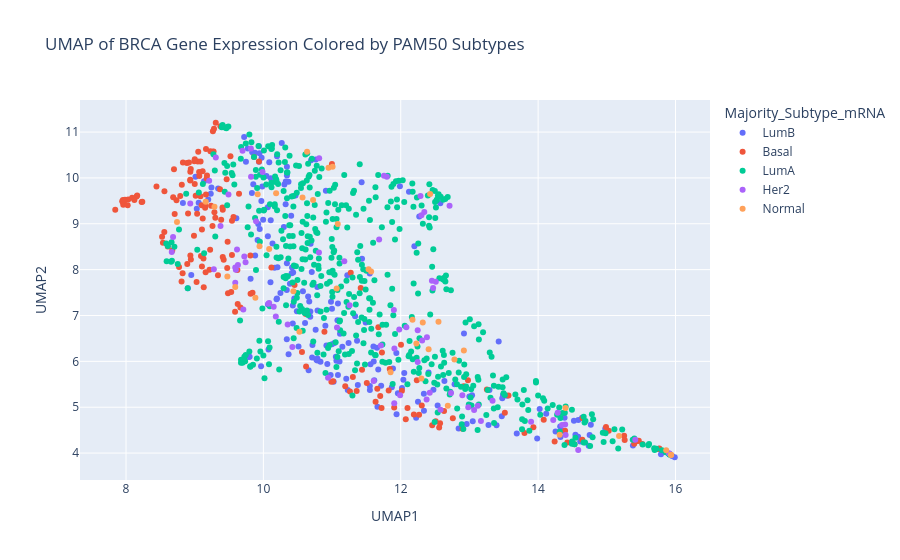

Here is the notebook cell this chart was saved with:
### Markdown cell above
## Plotting UMAP of all genes

### Code cell
# create a UMAP using plotly by utilizing column Majority_Subtype_mRNA for coloring
reducer = umap.UMAP(random_state=42)
embedding = reducer.fit_transform(brca_df.drop(columns=['Patient_ID', 'Majority_Subtype_mRNA']))
brca_df['UMAP1'] = embedding[:, 0]
brca_df['UMAP2'] = embedding[:, 1]
fig = px.scatter(brca_df, x='UMAP1', y='UMAP2', color='Majority_Subtype_mRNA',
                 title='UMAP of BRCA Gene Expression Colored by PAM50 Subtypes')
fig.show()

### Figure 1 — Plotly figure (JSON) as saved in the notebook; plotly's stock layout.template omitted (floating-point values rounded to 4 significant figures; data arrays with more than 128 entries replaced by an {"elided": "..."} marker saying what was removed)
{"data": [{"hovertemplate": "Majority_Subtype_mRNA=LumB<br>UMAP1=%{x}<br>UMAP2=%{y}<extra></extra>", "legendgroup": "LumB", "marker": {"color": "#636efa", "symbol": "circle"}, "mode": "markers", "name": "LumB", "orientation": "v", "showlegend": true, "type": "scatter", "x": {"elided": "195 float values"}, "xaxis": "x", "y": {"elided": "195 float values"}, "yaxis": "y"}, {"hovertemplate": "Majority_Subtype_mRNA=Basal<br>UMAP1=%{x}<br>UMAP2=%{y}<extra></extra>", "legendgroup": "Basal", "marker": {"color": "#EF553B", "symbol": "circle"}, "mode": "markers", "name": "Basal", "orientation": "v", "showlegend": true, "type": "scatter", "x": {"elided": "175 float values"}, "xaxis": "x", "y": {"elided": "175 float values"}, "yaxis": "y"}, {"hovertemplate": "Majority_Subtype_mRNA=LumA<br>UMAP1=%{x}<br>UMAP2=%{y}<extra></extra>", "legendgroup": "LumA", "marker": {"color": "#00cc96", "symbol": "circle"}, "mode": "markers", "name": "LumA", "orientation": "v", "showlegend": true, "type": "scatter", "x": {"elided": "514 float values"}, "xaxis": "x", "y": {"elided": "514 float values"}, "yaxis": "y"}, {"hovertemplate": "Majority_Subtype_mRNA=Her2<br>UMAP1=%{x}<br>UMAP2=%{y}<extra></extra>", "legendgroup": "Her2", "marker": {"color": "#ab63fa", "symbol": "circle"}, "mode": "markers", "name": "Her2", "orientation": "v", "showlegend": true, "type": "scatter", "x": [12.42, 12.9, 12.08, 13.07, 12.51, 13.9, 9.723, 11.91, 12.31, 8.935, 11.99, 9.818, 14.39, 12.3, 12.45, 10.18, 10.94, 13.17, 11.61, 9.82, 8.666, 10.08, 8.685, 9.599, 10.35, 11.91, 12.34, 12.25, 12.38, 11.76, 11.9, 10.15, 9.211, 13.34, 9.591, 11.18, 14.4, 9.697, 10.07, 9.741, 12.98, 15.41, 9.616, 13.12, 10.42, 9.988, 11.8, 9.708, 9.591, 11.69, 9.894, 14.35, 12.25, 12.73, 12.29, 12.71, 9.279, 12.47, 10.81, 9.376, 9.307, 11.26, 14.22, 11.71, 14.29, 9.492, 10.81, 12.58, 9.629, 11.07, 12.38, 15.91, 14.58, 11.98], "xaxis": "x", "y": [5.317, 5.262, 6.746, 4.941, 7.738, 4.684, 8.286, 5.088, 6.454, 9.444, 5.26, 10.64, 4.622, 9.187, 7.76, 6.977, 5.64, 4.697, 5.574, 10.03, 8.385, 7.272, 8.713, 8.0, 6.801, 6.278, 9.254, 6.68, 5.169, 10.05, 7.119, 7.188, 9.94, 5.14, 7.715, 8.182, 4.395, 10.59, 7.257, 8.161, 5.001, 4.29, 8.441, 5.03, 6.315, 10.13, 10.03, 7.131, 8.046, 8.658, 9.052, 4.613, 5.987, 5.312, 9.608, 9.395, 8.008, 7.601, 10.43, 8.951, 10.45, 7.221, 4.719, 6.345, 4.877, 9.636, 8.376, 4.945, 8.099, 6.736, 6.527, 3.995, 4.069, 6.692], "yaxis": "y"}, {"hovertemplate": "Majority_Subtype_mRNA=Normal<br>UMAP1=%{x}<br>UMAP2=%{y}<extra></extra>", "legendgroup": "Normal", "marker": {"color": "#FFA15A", "symbol": "circle"}, "mode": "markers", "name": "Normal", "orientation": "v", "showlegend": true, "type": "scatter", "x": [10.64, 11.57, 10.52, 12.69, 11.08, 10.44, 12.3, 8.742, 12.43, 15.94, 15.93, 11.53, 10.95, 15.86, 9.884, 9.475, 11.07, 12.23, 9.288, 12.78, 15.18, 14.31, 9.59, 10.19, 10.57, 12.17, 10.72, 9.161, 12.55, 12.92, 10.08, 9.944, 11.85, 14.4, 9.917, 11.01, 12.41, 12.32], "xaxis": "x", "y": [10.57, 7.957, 6.646, 5.031, 8.998, 7.527, 5.625, 9.04, 9.65, 3.963, 3.957, 8.01, 10.22, 4.059, 7.388, 7.848, 7.59, 6.39, 9.372, 6.04, 4.373, 4.397, 7.621, 9.667, 9.571, 6.907, 9.517, 9.478, 6.865, 6.235, 8.448, 8.511, 5.761, 4.985, 9.645, 10.24, 6.261, 6.845], "yaxis": "y"}], "layout": {"legend": {"title": {"text": "Majority_Subtype_mRNA"}, "tracegroupgap": 0}, "title": {"text": "UMAP of BRCA Gene Expression Colored by PAM50 Subtypes"}, "xaxis": {"anchor": "y", "domain": [0, 1], "title": {"text": "UMAP1"}}, "yaxis": {"anchor": "x", "domain": [0, 1], "title": {"text": "UMAP2"}}}}
